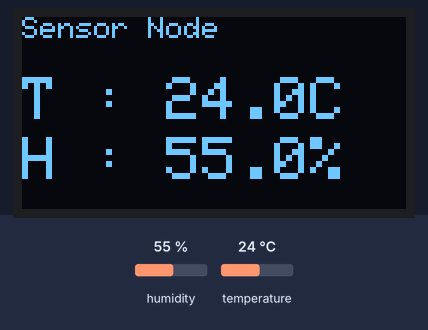
Simulated run of this sketch. Board: ESP32. On the bench: 128×64 one-colour display. Inputs (shaded band) come from the test bench; at power-on: humidity 55 %, temperature 24 °C. What the sketch prints to the serial monitor is not drawn.

Above: at 2.6 s.
2.7 s: humidity set to 22 %
At 5.0 s:
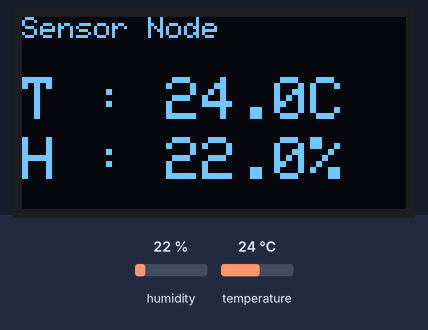
5.7 s: temperature set to 12 °C
At 6.8 s:
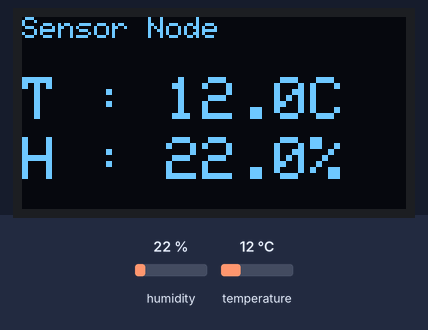
8.7 s: humidity set to 40 %
At 11.4 s:
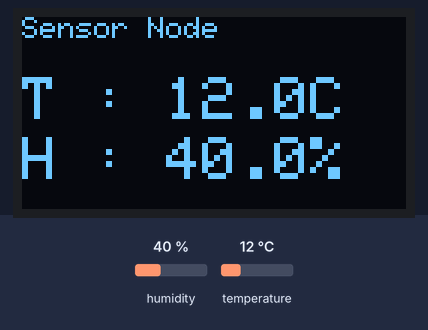
11.7 s: temperature set to 19 °C
At 13.3 s:
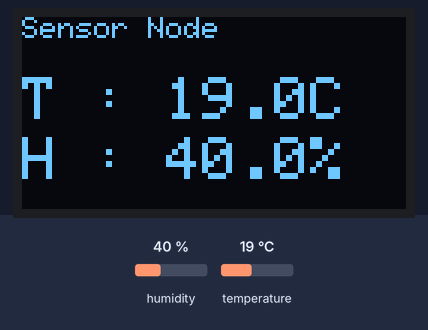
Timing chart, 0 to 14.8 s (numbered marks = the images above; inputs shaded):
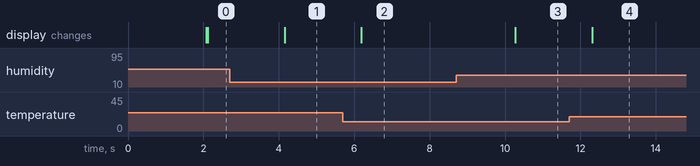

The sketch:

main.ino
```cpp
#include <Arduino.h>
#include <DHT.h>
#include <Wire.h>
#include <Adafruit_GFX.h>
#include <Adafruit_SSD1306.h>

#define DHT_PIN 15
#define DHT_TYPE DHT22
DHT dht(DHT_PIN, DHT_TYPE);

#define SCREEN_WIDTH 128
#define SCREEN_HEIGHT 64
#define OLED_RESET -1
#define SCREEN_ADDRESS 0x3D
Adafruit_SSD1306 display(SCREEN_WIDTH, SCREEN_HEIGHT, &Wire, OLED_RESET);

// Buffers statiques
static char tempBuffer[16];
static char humBuffer[16];
static char jsonBuffer[128];
static char contentLengthBuffer[32];

// Gestion non-bloquante des timings
static unsigned long lastSensorRead = 0;
static unsigned long startupScreenTime = 0;
static bool startupScreenActive = true;

// Constantes pour les messages
static const char* const STARTUP_LINE1 PROGMEM = "IoT Sensor Node";
static const char* const STARTUP_LINE2 PROGMEM = "DHT22 + OLED";
static const char* const STARTUP_LINE3 PROGMEM = "Simulation Wokwi";
static const char* const SENSOR_TITLE PROGMEM = "Sensor Node";
static const char* const DHT_ERROR_MSG PROGMEM = "Failed to read DHT";
static const char* const OLED_ERROR_MSG PROGMEM = "OLED error";
static const char* const OLED_INIT_MSG PROGMEM = "OLED initialized";

void setup() {
  Serial.begin(115200);
  dht.begin();
  Wire.begin(21, 22); // SDA=21, SCL=22 pour l'ESP32

  if(!display.begin(SSD1306_SWITCHCAPVCC, SCREEN_ADDRESS)) {
    Serial.println(FPSTR(OLED_ERROR_MSG));
    while(1);
  }

  // définir la couleur du texte en blanc
  display.setTextColor(SSD1306_WHITE);

  displayStartupScreen();
  startupScreenTime = millis();
  Serial.println(FPSTR(OLED_INIT_MSG));
}

void loop() {
  // Gestion non-bloquante de l'écran de démarrage
  if (startupScreenActive && (millis() - startupScreenTime >= 2000)) {
    startupScreenActive = false;
    display.clearDisplay();
    display.display();
  }

  // Lecture des capteurs toutes les 2 secondes
  if (!startupScreenActive && (millis() - lastSensorRead >= 2000)) {
    readAndSendData();
    lastSensorRead = millis();
  }
}

void readAndSendData() {
  float h = dht.readHumidity();
  float t = dht.readTemperature();

  if (isnan(h) || isnan(t)) {
    Serial.println(FPSTR(DHT_ERROR_MSG));
    return;
  }

  updateDisplay(t, h);
  simulateHttpPost(t, h);
}

void simulateHttpPost(float temp, float hum) {
  // Préparation des buffers statiques
  dtostrf(temp, 6, 1, tempBuffer);
  dtostrf(hum, 6, 1, humBuffer);

  // Construction du JSON dans un buffer statique
  snprintf(jsonBuffer, sizeof(jsonBuffer),
           "{\"temp\":%s,\"hum\":%s,\"timestamp\":%lu}",
           tempBuffer, humBuffer, millis());

  // Calcul de la longueur dans un buffer statique
  snprintf(contentLengthBuffer, sizeof(contentLengthBuffer),
           "Content-Length: %d", strlen(jsonBuffer));

  // Envoi des données
  Serial.println(F("\nPOST /api/data HTTP/1.1"));
  Serial.println(F("Host: 192.168.4.1"));
  Serial.println(F("Content-Type: application/json"));
  Serial.println(contentLengthBuffer);
  Serial.println();
  Serial.println(jsonBuffer);
  Serial.println(F("HTTP/1.1 200 OK\n"));
}

void updateDisplay(float temp, float hum) {
  display.clearDisplay();

  // Titre
  display.setTextSize(1);
  display.setTextColor(SSD1306_WHITE);
  display.setCursor(0,0);
  display.print(FPSTR(SENSOR_TITLE));

  // Température
  dtostrf(temp, 4, 1, tempBuffer);
  display.setTextSize(2);
  display.setTextColor(SSD1306_WHITE);
  display.setCursor(0,20);
  display.print(F("T : "));
  display.print(tempBuffer);
  display.print(F("C"));

  // Humidité - utilisation de buffer statique
  dtostrf(hum, 4, 1, humBuffer);
  display.setCursor(0,40);
  display.print(F("H : "));
  display.print(humBuffer);
  display.print(F("%"));

  display.display();
}

void displayStartupScreen() {
  display.clearDisplay();
  display.setTextSize(1);
  display.setTextColor(SSD1306_WHITE);
  display.setCursor(0,0);
  display.println(FPSTR(STARTUP_LINE1));
  display.println(FPSTR(STARTUP_LINE2));
  display.println(FPSTR(STARTUP_LINE3));
  display.display();
}
```

Measured:
- after the input at 2.7 s, the display: changes after 1.5 s (image 1)
- after the input at 5.7 s, the display: changes after 0.49 s (image 2)
- after the input at 8.7 s, the display: changes after 1.6 s (image 3)
- after the input at 11.7 s, the display: changes after 0.61 s (image 4)
